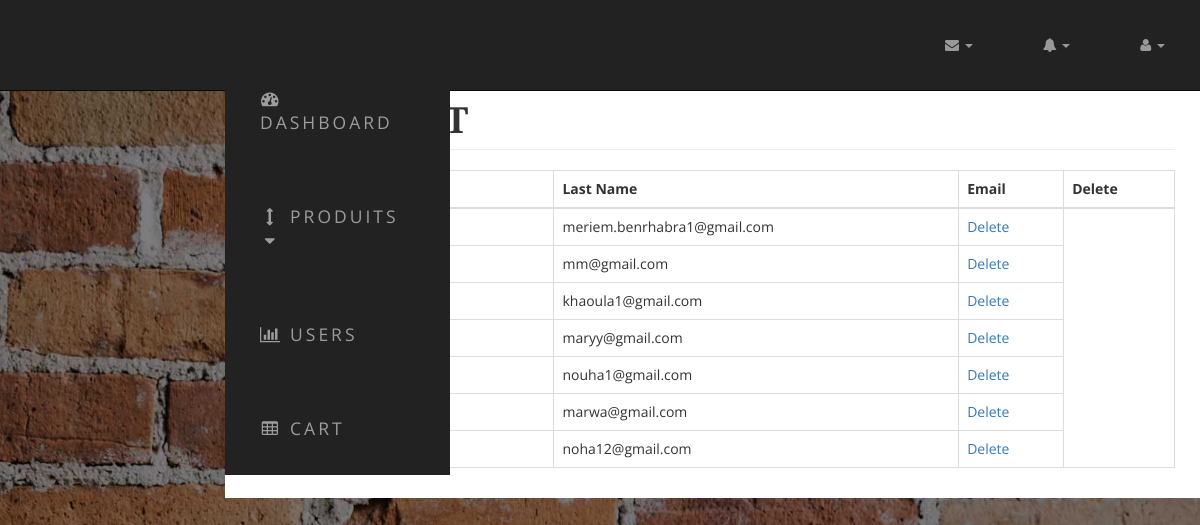
/admin/users.php, run on the app's committed database.
### tables this page shows
CREATE TABLE `user` (
  `id` int(15) NOT NULL,
  `username` varchar(50) NOT NULL,
  `email` varchar(50) NOT NULL,
  `password` varchar(50) NOT NULL
);

### admin/users.php (the view, shortened to what this page needs)
<?php include "admin_header.php" ?>
            <div class="container-fluid">
                <div class="row">
                    <div class="col-lg-12">
                        <h1 class="page-header">
                        </h1>
                    </div>
                </div>
                <table class="table table-bordered table-hover">
                <thead>
                    <tr>
                        <th>Id</th>
                        <th>First Name</th>
                        <th>Last Name</th>
                        <th>Email</th>
                        <th>Delete</th>
                    </tr>
                </thead>
                      <tbody>
                      <?php
                            $connection = mysqli_connect('Localhost','root','','perfectcup');
                            $query = "SELECT * FROM user";
                            $load_users_query = mysqli_query($connection,$query);
                            while ($row = mysqli_fetch_array($load_users_query)) {
                                $user_id = $row['id'];
                                $user_name = $row['username'];
                                $user_email = $row['email'];
                                echo "<tr>";
                                echo "<td>$user_id</td>";
                                echo "<td>$user_name</td>";
                                echo "<td>$user_email</td>";
                                echo "<td><a href='users.php?delete=$user_id'>Delete</a></td>";
                                echo "</tr>";
                            }
                        ?>
                      </tbody>
            </table>
            </div>
    <?php include "admin_footer.php" ?>

### admin/css/sb-admin.css (style rules this page uses)
body { margin-top: 100px; background-color: #222; }
@media (min-width:768px) { body { margin-top: 50px; } }

### css/business-casual.css (style rules this page uses)
body { font-family: "Open Sans","Helvetica Neue",Helvetica,Arial,sans-serif; background: url('../img/bg.jpg') no-repeat center center fixed; -webkit-background-size: cover; -moz-background-size: cover; background-size: cover; -o-background-size: cover; }
h1, h2, h3, h4, h5, h6 { text-transform: uppercase; font-family: "Josefin Slab","Helvetica Neue",Helvetica,Arial,sans-serif; font-weight: 700; letter-spacing: 1px; }

### data on the page
user: email "meriem.benrhabra1@gmail.com"
user: email "mm@gmail.com"
user: email "khaoula1@gmail.com"
user: email "maryy@gmail.com"
user: email "nouha1@gmail.com"
user: email "marwa@gmail.com"
user: email "noha12@gmail.com"
